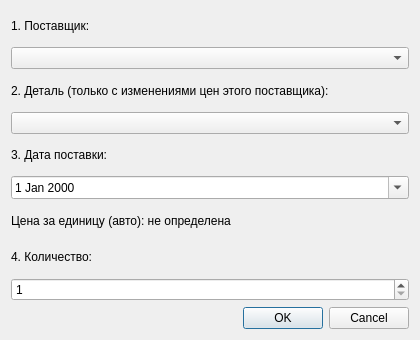
<?xml version="1.0" encoding="UTF-8"?>
<ui version="4.0">
 <class>SupplyDialog</class>
 <widget class="QDialog" name="SupplyDialog">
  <property name="geometry">
   <rect><x>0</x><y>0</y><width>420</width><height>340</height></rect>
  </property>
  <property name="windowTitle"><string>Новая поставка</string></property>
  <layout class="QVBoxLayout" name="verticalLayout">
   <item>
    <widget class="QLabel" name="labelSupplier"><property name="text"><string>1. Поставщик:</string></property></widget>
   </item>
   <item>
    <widget class="QComboBox" name="comboSupplier"/>
   </item>
   <item>
    <widget class="QLabel" name="labelDetail"><property name="text"><string>2. Деталь (только с изменениями цен этого поставщика):</string></property></widget>
   </item>
   <item>
    <widget class="QComboBox" name="comboDetail"/>
   </item>
   <item>
    <widget class="QLabel" name="labelDate"><property name="text"><string>3. Дата поставки:</string></property></widget>
   </item>
   <item>
    <widget class="QDateEdit" name="dateEdit">
     <property name="calendarPopup"><bool>true</bool></property>
    </widget>
   </item>
   <item>
    <widget class="QLabel" name="labelPrice">
     <property name="text"><string>Цена за единицу (авто): не определена</string></property>
    </widget>
   </item>
   <item>
    <widget class="QLabel" name="labelQuantityText"><property name="text"><string>4. Количество:</string></property></widget>
   </item>
   <item>
    <widget class="QSpinBox" name="spinQuantity">
     <property name="minimum"><number>1</number></property>
     <property name="maximum"><number>999999</number></property>
    </widget>
   </item>
   <item>
    <widget class="QDialogButtonBox" name="buttonBox">
     <property name="standardButtons"><set>QDialogButtonBox::Ok|QDialogButtonBox::Cancel</set></property>
    </widget>
   </item>
  </layout>
 </widget>
 <resources/>
 <connections/>
</ui>
